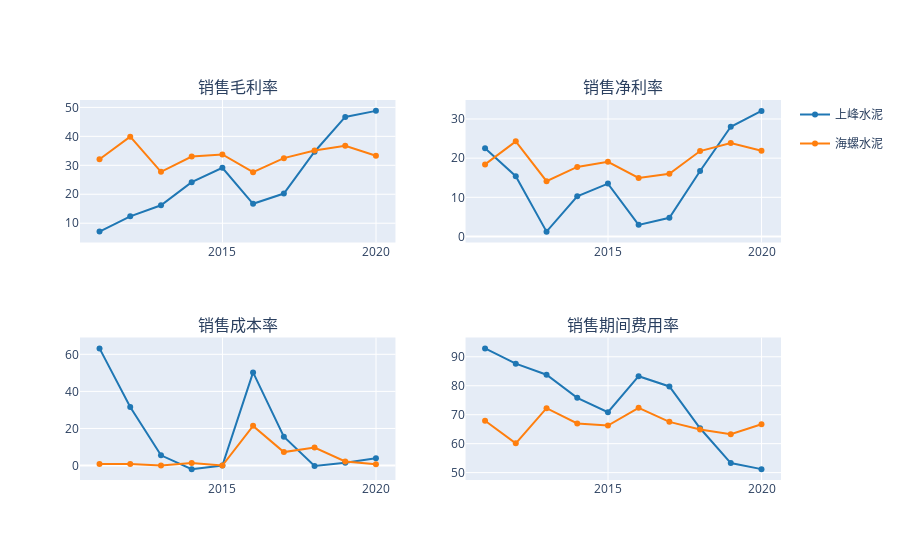

The cell this chart's notebook holds for it:
### Markdown cell above
## 核心利润

### Code cell
fig = make_subplots(2,2, subplot_titles=['销售毛利率','销售净利率','销售成本率','销售期间费用率',])

for i,k in enumerate(data_dfs.keys()):
    line_ = dict(color=DEFAULT_PLOTLY_COLORS[i])
    data_df = data_dfs[k]
    
    fig.append_trace(go.Scatter(x=data_df.index, y=data_df.grossprofit_margin,name=k,line=line_,legendgroup=k),1,1)
    fig.append_trace(go.Scatter(x=data_df.index, y=data_df.netprofit_margin,name=k,line=line_,legendgroup=k, showlegend=False),1,2)
    fig.append_trace(go.Scatter(x=data_df.index, y=data_df.gtj_to_oper,name=k,line=line_,legendgroup=k, showlegend=False),2,1)
    fig.append_trace(go.Scatter(x=data_df.index, y=data_df.cogs_of_sales,name=k,line=line_,legendgroup=k, showlegend=False),2,2)
    
fig.show()

### Figure 1 — Plotly figure (JSON) as saved in the notebook; plotly's stock layout.template omitted (floating-point values rounded to 4 significant figures)
{"data": [{"legendgroup": "上峰水泥", "line": {"color": "rgb(31, 119, 180)"}, "name": "上峰水泥", "type": "scatter", "x": ["2010-12-31", "2011-12-31", "2012-12-31", "2013-12-31", "2014-12-31", "2015-12-31", "2016-12-31", "2017-12-31", "2018-12-31", "2019-12-31"], "xaxis": "x", "y": [7.099, 12.39, 16.19, 24.18, 29.16, 16.71, 20.25, 34.69, 46.7, 48.8], "yaxis": "y"}, {"legendgroup": "上峰水泥", "line": {"color": "rgb(31, 119, 180)"}, "name": "上峰水泥", "showlegend": false, "type": "scatter", "x": ["2010-12-31", "2011-12-31", "2012-12-31", "2013-12-31", "2014-12-31", "2015-12-31", "2016-12-31", "2017-12-31", "2018-12-31", "2019-12-31"], "xaxis": "x2", "y": [22.56, 15.39, 1.234, 10.25, 13.5, 2.966, 4.768, 16.74, 28.03, 32.08], "yaxis": "y2"}, {"legendgroup": "上峰水泥", "line": {"color": "rgb(31, 119, 180)"}, "name": "上峰水泥", "showlegend": false, "type": "scatter", "x": ["2010-12-31", "2011-12-31", "2012-12-31", "2013-12-31", "2014-12-31", "2015-12-31", "2016-12-31", "2017-12-31", "2018-12-31", "2019-12-31"], "xaxis": "x3", "y": [63.19, 31.61, 5.525, -1.916, -0.002397, 50.24, 15.58, -0.1886, 1.537, 3.936], "yaxis": "y3"}, {"legendgroup": "上峰水泥", "line": {"color": "rgb(31, 119, 180)"}, "name": "上峰水泥", "showlegend": false, "type": "scatter", "x": ["2010-12-31", "2011-12-31", "2012-12-31", "2013-12-31", "2014-12-31", "2015-12-31", "2016-12-31", "2017-12-31", "2018-12-31", "2019-12-31"], "xaxis": "x4", "y": [92.9, 87.61, 83.81, 75.81, 70.84, 83.29, 79.75, 65.31, 53.3, 51.2], "yaxis": "y4"}, {"legendgroup": "海螺水泥", "line": {"color": "rgb(255, 127, 14)"}, "name": "海螺水泥", "type": "scatter", "x": ["2010-12-31", "2011-12-31", "2012-12-31", "2013-12-31", "2014-12-31", "2015-12-31", "2016-12-31", "2017-12-31", "2018-12-31", "2019-12-31"], "xaxis": "x", "y": [32.08, 39.89, 27.76, 33.01, 33.73, 27.64, 32.47, 35.09, 36.74, 33.29], "yaxis": "y"}, {"legendgroup": "海螺水泥", "line": {"color": "rgb(255, 127, 14)"}, "name": "海螺水泥", "showlegend": false, "type": "scatter", "x": ["2010-12-31", "2011-12-31", "2012-12-31", "2013-12-31", "2014-12-31", "2015-12-31", "2016-12-31", "2017-12-31", "2018-12-31", "2019-12-31"], "xaxis": "x2", "y": [18.41, 24.3, 14.12, 17.75, 19.07, 14.96, 16.0, 21.81, 23.86, 21.88], "yaxis": "y2"}, {"legendgroup": "海螺水泥", "line": {"color": "rgb(255, 127, 14)"}, "name": "海螺水泥", "showlegend": false, "type": "scatter", "x": ["2010-12-31", "2011-12-31", "2012-12-31", "2013-12-31", "2014-12-31", "2015-12-31", "2016-12-31", "2017-12-31", "2018-12-31", "2019-12-31"], "xaxis": "x3", "y": [0.9116, 0.7977, 0.09613, 1.414, -0.004891, 21.41, 7.28, 9.743, 2.227, 0.6865], "yaxis": "y3"}, {"legendgroup": "海螺水泥", "line": {"color": "rgb(255, 127, 14)"}, "name": "海螺水泥", "showlegend": false, "type": "scatter", "x": ["2010-12-31", "2011-12-31", "2012-12-31", "2013-12-31", "2014-12-31", "2015-12-31", "2016-12-31", "2017-12-31", "2018-12-31", "2019-12-31"], "xaxis": "x4", "y": [67.92, 60.11, 72.24, 66.99, 66.27, 72.36, 67.53, 64.91, 63.26, 66.71], "yaxis": "y4"}], "layout": {"annotations": [{"font": {"size": 16}, "showarrow": false, "text": "销售毛利率", "x": 0.225, "xanchor": "center", "xref": "paper", "y": 1, "yanchor": "bottom", "yref": "paper"}, {"font": {"size": 16}, "showarrow": false, "text": "销售净利率", "x": 0.775, "xanchor": "center", "xref": "paper", "y": 1, "yanchor": "bottom", "yref": "paper"}, {"font": {"size": 16}, "showarrow": false, "text": "销售成本率", "x": 0.225, "xanchor": "center", "xref": "paper", "y": 0.375, "yanchor": "bottom", "yref": "paper"}, {"font": {"size": 16}, "showarrow": false, "text": "销售期间费用率", "x": 0.775, "xanchor": "center", "xref": "paper", "y": 0.375, "yanchor": "bottom", "yref": "paper"}], "autosize": true, "xaxis": {"anchor": "y", "autorange": true, "domain": [0, 0.45], "range": ["2010-05-27 23:15:24.3262", "2020-08-04 00:44:35.6738"], "type": "date"}, "xaxis2": {"anchor": "y2", "autorange": true, "domain": [0.55, 1], "range": ["2010-05-27 23:15:24.3262", "2020-08-04 00:44:35.6738"], "type": "date"}, "xaxis3": {"anchor": "y3", "autorange": true, "domain": [0, 0.45], "range": ["2010-05-27 23:15:24.3262", "2020-08-04 00:44:35.6738"], "type": "date"}, "xaxis4": {"anchor": "y4", "autorange": true, "domain": [0.55, 1], "range": ["2010-05-27 23:15:24.3262", "2020-08-04 00:44:35.6738"], "type": "date"}, "yaxis": {"anchor": "x", "autorange": true, "domain": [0.625, 1], "range": [2.705, 53.19], "type": "linear"}, "yaxis2": {"anchor": "x2", "autorange": true, "domain": [0.625, 1], "range": [-2.017, 35.34], "type": "linear"}, "yaxis3": {"anchor": "x3", "autorange": true, "domain": [0, 0.375], "range": [-8.777, 70.06], "type": "linear"}, "yaxis4": {"anchor": "x4", "autorange": true, "domain": [0, 0.375], "range": [46.81, 97.29], "type": "linear"}}}
